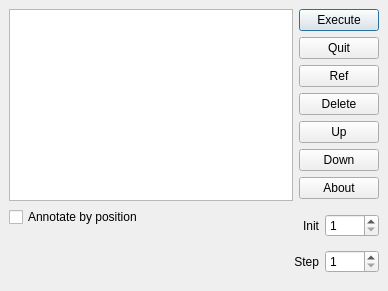
<ui version="4.0" >
 <author></author>
 <comment></comment>
 <exportmacro></exportmacro>
 <class>qnutmaindlgui</class>
 <widget class="QDialog" name="qnutmaindlgui" >
  <property name="geometry" >
   <rect>
    <x>0</x>
    <y>0</y>
    <width>388</width>
    <height>291</height>
   </rect>
  </property>
  <property name="windowTitle" >
   <string>Qt-Nut Numbering utility for Qt-BSch3V</string>
  </property>
  <layout class="QVBoxLayout" >
   <property name="margin" >
    <number>9</number>
   </property>
   <property name="spacing" >
    <number>6</number>
   </property>
   <item>
    <layout class="QHBoxLayout" >
     <property name="margin" >
      <number>0</number>
     </property>
     <property name="spacing" >
      <number>6</number>
     </property>
     <item>
      <widget class="QListWidget" name="listFilename" />
     </item>
     <item>
      <layout class="QVBoxLayout" >
       <property name="margin" >
        <number>0</number>
       </property>
       <property name="spacing" >
        <number>6</number>
       </property>
       <item>
        <widget class="QPushButton" name="okButton" >
         <property name="text" >
          <string>Execute</string>
         </property>
        </widget>
       </item>
       <item>
        <widget class="QPushButton" name="cancelButton" >
         <property name="text" >
          <string>Quit</string>
         </property>
        </widget>
       </item>
       <item>
        <widget class="QPushButton" name="pushButtonRef" >
         <property name="text" >
          <string>Ref</string>
         </property>
        </widget>
       </item>
       <item>
        <widget class="QPushButton" name="pushButtonDel" >
         <property name="text" >
          <string>Delete</string>
         </property>
        </widget>
       </item>
       <item>
        <widget class="QPushButton" name="pushButtonUp" >
         <property name="text" >
          <string>Up</string>
         </property>
        </widget>
       </item>
       <item>
        <widget class="QPushButton" name="pushButtonDown" >
         <property name="text" >
          <string>Down</string>
         </property>
        </widget>
       </item>
       <item>
        <widget class="QPushButton" name="pushButtonAbout" >
         <property name="text" >
          <string>About</string>
         </property>
        </widget>
       </item>
      </layout>
     </item>
    </layout>
   </item>
   <item>
    <layout class="QHBoxLayout" >
     <property name="margin" >
      <number>0</number>
     </property>
     <property name="spacing" >
      <number>6</number>
     </property>
     <item>
      <layout class="QVBoxLayout" >
       <property name="margin" >
        <number>0</number>
       </property>
       <property name="spacing" >
        <number>6</number>
       </property>
       <item>
        <widget class="QCheckBox" name="checkBoxAnno" >
         <property name="text" >
          <string>Annotate by position</string>
         </property>
        </widget>
       </item>
       <item>
        <spacer>
         <property name="orientation" >
          <enum>Qt::Vertical</enum>
         </property>
         <property name="sizeHint" >
          <size>
           <width>20</width>
           <height>40</height>
          </size>
         </property>
        </spacer>
       </item>
      </layout>
     </item>
     <item>
      <spacer>
       <property name="orientation" >
        <enum>Qt::Horizontal</enum>
       </property>
       <property name="sizeHint" >
        <size>
         <width>40</width>
         <height>20</height>
        </size>
       </property>
      </spacer>
     </item>
     <item>
      <layout class="QGridLayout" >
       <property name="margin" >
        <number>0</number>
       </property>
       <property name="spacing" >
        <number>6</number>
       </property>
       <item row="0" column="0" >
        <widget class="QLabel" name="label" >
         <property name="text" >
          <string>Init</string>
         </property>
         <property name="alignment" >
          <set>Qt::AlignRight|Qt::AlignTrailing|Qt::AlignVCenter</set>
         </property>
        </widget>
       </item>
       <item row="0" column="1" >
        <widget class="QSpinBox" name="spinBoxInit" >
         <property name="maximum" >
          <number>1000</number>
         </property>
         <property name="minimum" >
          <number>1</number>
         </property>
        </widget>
       </item>
       <item row="1" column="1" >
        <widget class="QSpinBox" name="spinBoxStep" >
         <property name="maximum" >
          <number>20</number>
         </property>
         <property name="minimum" >
          <number>1</number>
         </property>
        </widget>
       </item>
       <item row="1" column="0" >
        <widget class="QLabel" name="label_2" >
         <property name="text" >
          <string>Step</string>
         </property>
         <property name="alignment" >
          <set>Qt::AlignRight|Qt::AlignTrailing|Qt::AlignVCenter</set>
         </property>
        </widget>
       </item>
      </layout>
     </item>
    </layout>
   </item>
  </layout>
 </widget>
 <pixmapfunction></pixmapfunction>
 <tabstops>
  <tabstop>okButton</tabstop>
  <tabstop>cancelButton</tabstop>
  <tabstop>pushButtonRef</tabstop>
  <tabstop>pushButtonDel</tabstop>
  <tabstop>pushButtonUp</tabstop>
  <tabstop>pushButtonDown</tabstop>
  <tabstop>pushButtonAbout</tabstop>
  <tabstop>checkBoxAnno</tabstop>
  <tabstop>spinBoxInit</tabstop>
  <tabstop>spinBoxStep</tabstop>
 </tabstops>
 <resources/>
 <connections>
  <connection>
   <sender>cancelButton</sender>
   <signal>clicked()</signal>
   <receiver>qnutmaindlgui</receiver>
   <slot>reject()</slot>
   <hints>
    <hint type="sourcelabel" >
     <x>330</x>
     <y>66</y>
    </hint>
    <hint type="destinationlabel" >
     <x>197</x>
     <y>125</y>
    </hint>
   </hints>
  </connection>
 </connections>
</ui>
